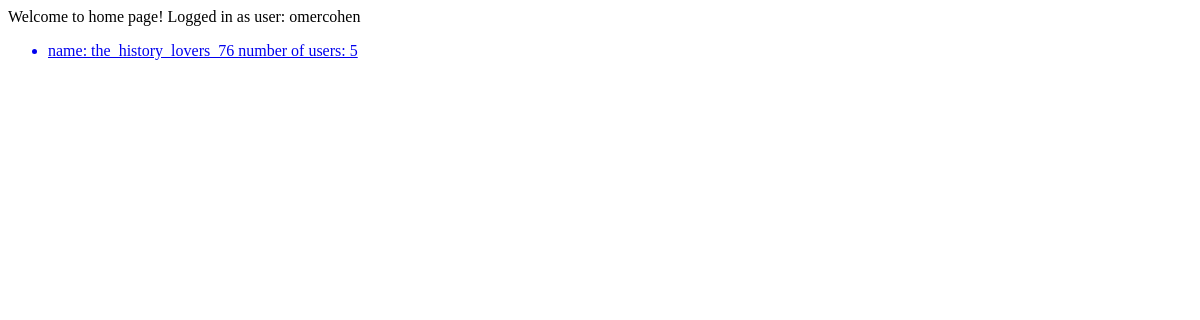
Page / (signed in) on the earlier database version.
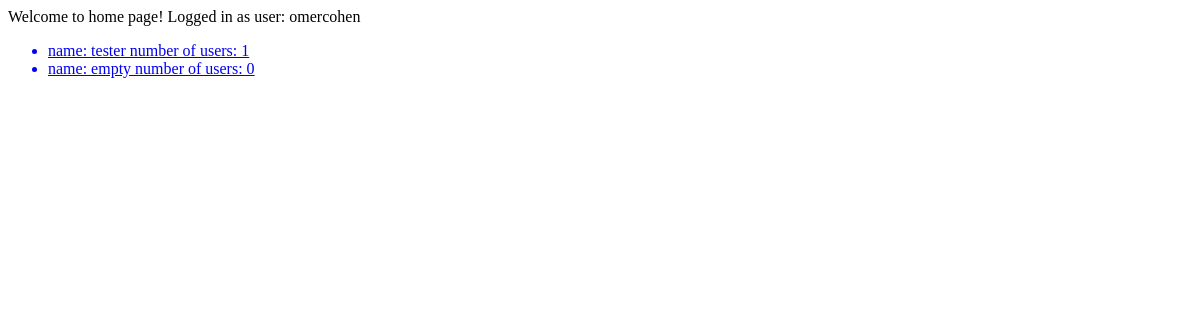
Same page on the later database version.
### remotely/models.py (models this page shows)
class Channel(models.Model):
    messages = models.ForeignKey(Message, on_delete=models.CASCADE, related_name="messages", blank=True,null=True)
    name = models.CharField(max_length=64)
    num_users =models.SmallIntegerField()
    def __str__(self):
        return (f"name: {self.name} number of users: {self.num_users}")

### remotely/views.py (the view)
# urls.py: path("", views.index, name="index"),
@login_required(login_url='login/')
def index(request):
    if not request.user.is_authenticated:
        return render(request, "login.html")
    context = {
        'channels': Channel.objects.all(),
        'username': request.user
    }
    return render(request, "index.html", context)

### remotely/templates/index.html (shortened to what this page needs)
{% extends "base.html" %}
{% block body %}
<div>
    Welcome to home page!
    Logged in as user: {{ username }}
</div>
        <ul>
            {% for channel in channels %}
                <a href="{% url 'channel' channel.name %}">
                    <li>
                        {{ channel }}
                    </li>
                </a>
            {% endfor %}
        </ul>
{% endblock %}

### remotely/templates/base.html (shortened to what this page needs)
<!DOCTYPE html>
<html>
    <head>
    </head>
    <body>
        {% block body %}
        {% endblock %}
    </body>
</html>

Differences in the rows shown:
changed Channel: name+num_users "name: the_history_lovers_76 number of users: 5" → "name: tester number of users: 1"
added Channel: name+num_users "name: empty number of users: 0"
